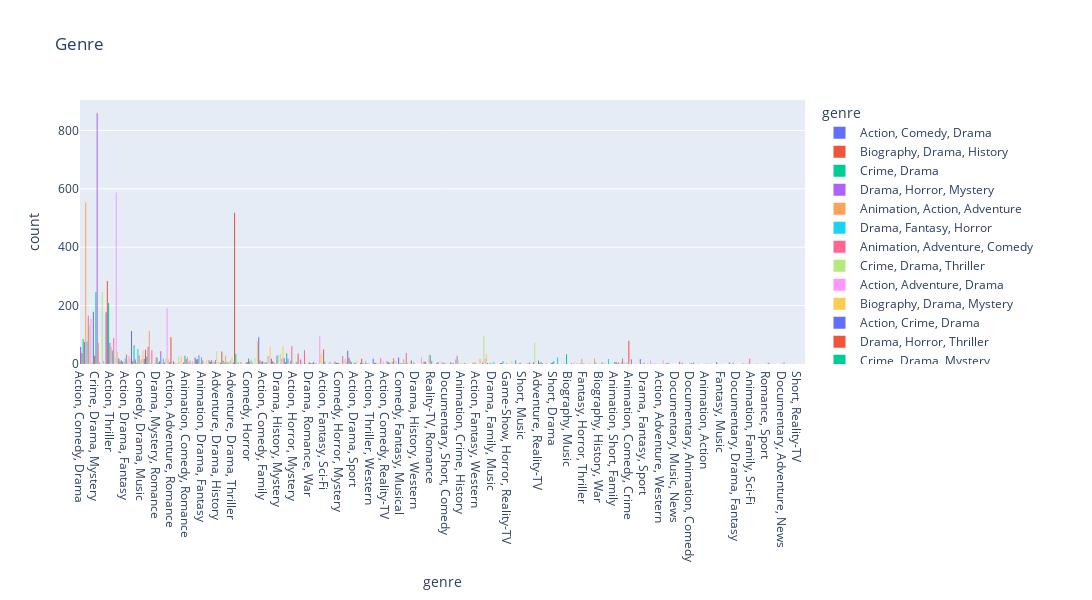

Source (notebook cell):
### Code cell
G_hist = px.histogram(df['genre'] , x='genre' , title='Genre' , color='genre' , height=600 , width=2000)
G_hist.show()
